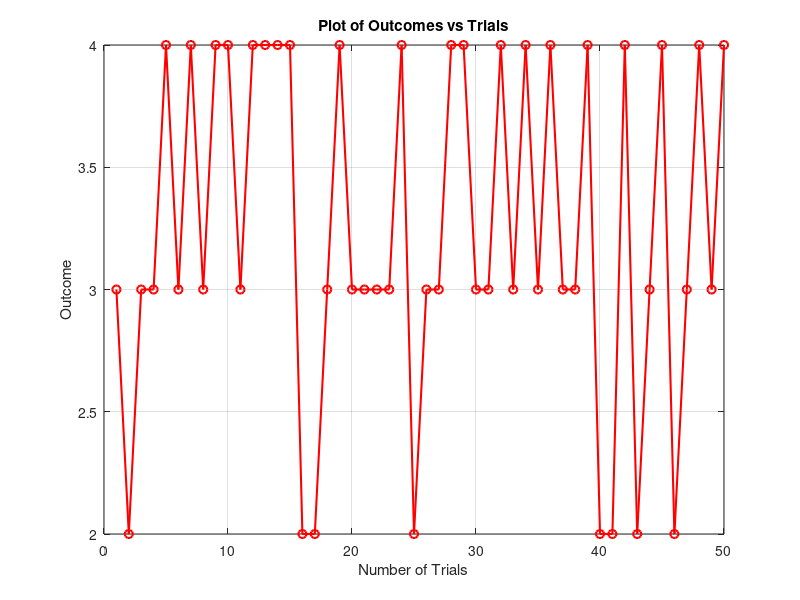
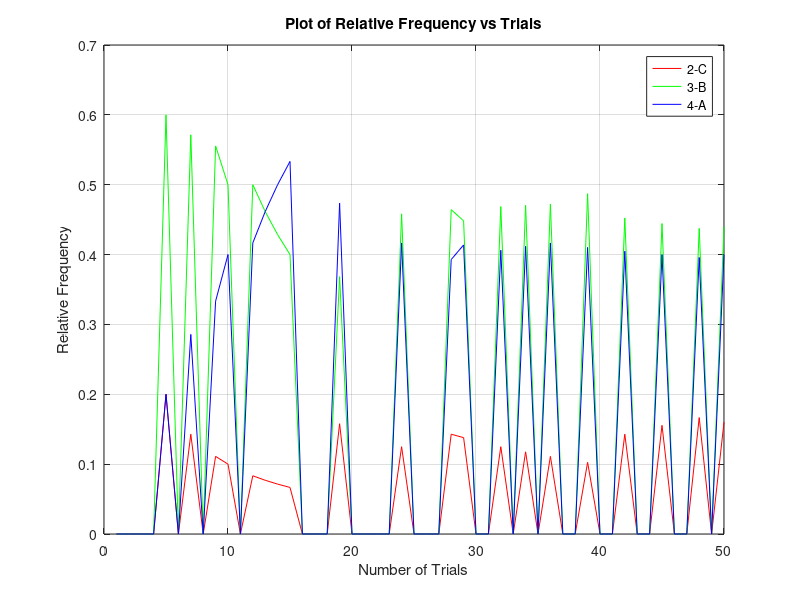

Recreate these plots in MATLAB, in order.
%clear all past figures and data
clc
clear all
close all 

%sample space
s = [2,3,4];

%%%%%%%%%%%%%%%%%%%%%%%%%%%%%% #2 --Outcomes
%number of trails
n = 50;
%generate random numbers for number of trials (n) either 2,3, or 4 in 
% row vector 'out'
out = 1+randi(3,1,n);
%vector of 1 to number of trials conducted --- either 30,50,or 500
student = 1:n; 

%plot number of students/trials vs Outcomes
figure(1)
plot(student,out, 'r-o','Linewidth', 1.5)
xlabel('Number of Trials')
ylabel('Outcome')
title('Plot of Outcomes vs Trials')
grid on


%%%%%%%%%%%%%%%%%%%%%%%%%%%%%% #3&4 --Relative Frequency 
%intializing everything to zero -- f1,f2,f3 are vectors filled with zeros
f2=zeros(1,50);
f3=zeros(1,50);
f4=zeros(1,50);
n2=0;
n3=0;
n4=0;

%loop for 50 trials 
for i=1:50
    %if statements check the numbers in 'out' array and add up the amount 
    % of each to get N1(i),N2(i),N3(i) values
    if out(i)==2
        n2=n2+1;
    elseif out(i)==3
        n3=n3+1;
    else
        n4=n4+1;
    %calc relative freq every loop by diving n2,n3,n4 by trial number
    f2(i)=n2/i;
    f3(i)=n3/i;
    f4(i)=n4/i;
    end

end

%plot f2,f3,f4 in figure 2, added legend and x-y axias labels
figure(2)
plot(student,f2,'r')
hold on
plot(student,f3,'g')
hold on
plot(student,f4,'b')
hold on
xlabel('Number of Trials')
ylabel('Relative Frequency')
title('Plot of Relative Frequency vs Trials')
legend('2-C','3-B','4-A')
grid on

